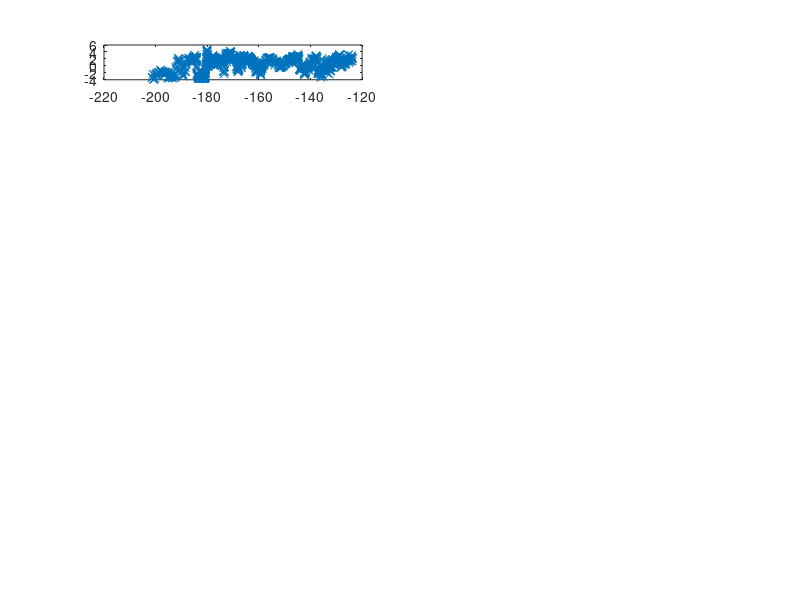

MATLAB code to generate this figure: (Note: this script raises an error after producing the figure.)
%%%%%%%%%%%%%%%%%%%%%%%%%%%%%%%%%%%%%%%%%%%%%%%%%%%%%%%%%%%%%%%%%%%%%%%%%%%%%%%%%%%%%%%%%%%%
%%%%%%%%%% SCION - Spatial Continuous Integration %%%%%%%%%%%%%%%%%%%%%%%%%%%%%%%%%%%%%%%%%%
%%%%%%%%%% Earth Evolution Model %%%%%%%%%%%%%%%%%%%%%%%%%%%%%%%%%%%%%%%%%%%%%%%%%%%%%%%%%%%
%%%%%%%%%%%%%%%%%%%%%%%%%%%%%%%%%%%%%%%%%%%%%%%%%%%%%%%%%%%%%%%%%%%%%%%%%%%%%%%%%%%%%%%%%%%%
%%%% Coded by BJW Mills
%%%% b.mills@leeds.ac.uk
%%%%
%%%% plot model fluxes

%%%% output to screen
fprintf('running plotting script 2... \t')
tic
global state

%%%% make figure
figure
 
%%%% make subplot  (Carbonate Carbon)
subplot(7,2,1)
%%%% load jurassic data
J2_data = load('Geo_data_J2_updated.mat') ;
C_carb = J2_data.dataJ2.C_carb ;
Age = J2_data.dataJ2.Age ;
%%%% plot data
plot(Age, C_carb, 'x')
hold on
%%%% plot modelwo
plot(state.time_myr,state.d13c_A);
%%%% just jurassic
xlim([-215 -115])
%%%% Title
title('C_{carb}')


%%%% make subplot   (Organic Carbon)
subplot(7,2,2)
%%%% load jurassic data
J2_data = load('Geo_data_J2_updated.mat') ;
C_org = J2_data.dataJ2.C_org ;
TOC = J2_data.dataJ2.TOC ;
Age = J2_data.dataJ2.Age ;
%%%% plot data
plot(Age, C_org, 'x')
hold on
%%%% plot modelwo
plot(state.time_myr,state.delta_G);
% plot(state.time_myr,state.tempC,'k')
% plot(state.time_myr,state.SAT_equator,'r')
%%%% just jurassic
xlim([-215 -115])
%%%% Title
title('C_{org} vs Buried organic C')

%%%% make subplot   (Carbon burial)
subplot(7,2,5)
%%%% plot this model
plot(state.time_myr,state.mocb,'b');
plot(state.time_myr,state.locb,'g');
plot(state.time_myr,state.mccb,'k');
hold on
%%%% Legend
text(-590,5e12,'mocb','color','b');
text(-590,4e12,'locb','color','g');
text(-590,16e12,'mccb','color','k')
%%%% just jurassic
xlim([-215 -115])
%%%% Title
title('marine_C_{carb} Burial')



%%%% make subplot   (Palaeoproductivity)
subplot(7,2,3)
%%%% load jurassic data
J1_data = load('Geo_data_J1_updated.mat') ;
P = J1_data.forcings.P ;
Ba = J1_data.forcings.Ba ;
Age = J1_data.forcings.Age ;
%%%% plot data
% plot(Age, P, 'x')
plot(Age, Ba, 'x')
hold on
%%%% just jurassic
xlim([-215 -115])
%%%% Title
title('Palaeoproductivity')

%%%% make subplot 
subplot(7,2,6)
%%%% plot modelwo
plot(state.time_myr,state.psea);
hold on

%%%% just jurassic
xlim([-215 -115])
%%%% Title
title('P_flux')




%%%% make subplot   (Redox conditions)
subplot(7,2,4)
%%%% load jurassic data
J1_data = load('Geo_data_J1_updated.mat') ;
Mn = J1_data.forcings.Mn ;
Age = J1_data.forcings.Age ;
%%%% plot data
plot(Age, Mn, 'x')
hold on
%%%% plot modelwo
% plot(state.time_myr,state.denit)
%%%% just jurassic
xlim([-215 -115])
%%%% Title
title('Redox conditions')

%%%% make subplot   (Redox conditions)
subplot(7,2,7)
%%%% plot modelwo
plot(state.time_myr,state.denit)
%%%% just jurassic
xlim([-215 -115])
%%%% Title
title('denit')

%%%% CO2ppm;
subplot(7,2,8);
xlabel('Time (Ma)');
ylabel('Atmospheric CO_{2} (ppm)');
%%%% plot this model
plot(state.time_myr,state.RCO2.*280,'k')
%%%% just jurassic
xlim([-215 -115])
%%%% Title
title('CO2ppm')

%%%% O2 (%) 
subplot(7,2,9);
xlabel('Time (Ma)');
ylabel('Atmospheric O_{2} (%)');
%%%% plot this model
plot(state.time_myr,state.mrO2.*100,'k')
%%%% just jurassic
xlim([-215 -115])
%%%% Title
title('O2')


%%%% C input  
subplot(7,2,10);
xlabel('Time (Ma)');
ylabel('C input');
%%%% plot this model
plot(state.time_myr,state.C_volc,'k')
%%%% just jurassic
xlim([-215 -115])
%%%% Title
title('C input')

%%%%% plotting script finished
fprintf('Done: ')
endtime = toc ;
fprintf('time (s): %d \n', endtime )
% 
% %%%%% ============ Astronomical forcing and responses ============
% 
% % 如果存在天文扰动数据，则绘制
% if exist('T_ext_data', 'var') && isfield(T_ext_data, 'T_ext_data')
% 
%     % 插值 T_offset
%     T_offset = interp1(Time_Ma, T_ext_K, state.time_myr, 'linear', 0);
% 
% 
%     % 环境温度（原始 + 扰动）
%     T_env = state.tempC + T_offset;
% 
%     % === subplot 11: T_ext 与 T_offset ===
%     subplot(7,2,11)
%     plot(T_ext_data.T_ext_data.Time_Ma, T_ext_data.T_ext_data.T_ext_K, 'm', 'DisplayName', 'T_{ext}')
%     hold on
%     plot(state.time_myr, T_offset, 'r', 'DisplayName', 'T_{offset}')
%     xlabel('Time (Ma)'); ylabel('Temp (K)');
%     title('T_{ext} & T_{offset}');
%     legend show; xlim([-215 -115])
% 
%     % === subplot 12: 环境温度 T_env vs 模型原始 ===
%     subplot(7,2,12)
%     plot(state.time_myr, state.tempC, 'k--', 'DisplayName', 'T_{model}')
%     hold on
%     plot(state.time_myr, T_env, 'b', 'DisplayName', 'T_{env} = T + offset')
%     xlabel('Time (Ma)'); ylabel('Temp (°C)');
%     title('Global Temp: Model vs Env (T_{env})');
%     legend show; xlim([-215 -115])
% end
% 
% % === subplot 13: Silicate weathering (silw) ===
% figure(gcf); 
% subplot(7,2,13)
% plot(state.time_myr, state.silw, 'g', 'DisplayName', 'Silw')
% xlabel('Time (Ma)'); ylabel('Silicate weathering');
% title('Silicate Weathering Flux (silw)');
% xlim([-215 -115]); legend show
% 
% % === subplot 14: Organic C burial (mocb) ===
% subplot(7,2,14)
% plot(state.time_myr, state.mocb, 'c', 'DisplayName', 'mocb')
% xlabel('Time (Ma)'); ylabel('Org. C burial');
% title('Organic Carbon Burial (mocb)');
% xlim([-215 -115]); legend show
% 
% fprintf('Plotting astronomical forcing terms...\n');
% 
% % === 加载三个驱动项（8Ma / 4.8Ma / 组合）===
% load('8Ma_phase_signal.mat');     % 包含：time8_Ma, signal8
% load('4p8Ma_phase_signal.mat');   % 包含：time48_Ma, signal48
% load('T_ext_8Ma_4p8Ma.mat');      % 包含：Time_Ma, T_ext_K
% 
% % === 构建插值后驱动项（按叠加公式生成）===
% alpha = 3.0;
% beta = 1.5;
% signal8_interp = interp1(time8_Ma, signal8, Time_Ma, 'linear', 0);
% signal48_interp = interp1(time48_Ma, signal48, Time_Ma, 'linear', 0);
% 
% % === 绘图 ===
% figure;
% subplot(3,1,1)
% plot(time8_Ma, signal8, 'b')
% xlabel('Time (Ma ago)'); ylabel('Normalized Phase');
% title('8 Ma cycle (normalized)');
% xlim([-215 -115])
% 
% subplot(3,1,2)
% plot(time48_Ma, signal48, 'g')
% xlabel('Time (Ma ago)'); ylabel('Normalized Phase');
% title('4.8 Ma cycle (normalized)');
% xlim([-215 -115])
% 
% subplot(3,1,3)
% plot(Time_Ma, T_ext_K, 'r')
% xlabel('Time (Ma ago)'); ylabel('T_{ext} (K)');
% title('Astronomical forcing term (combined 8 + 4.8 Ma)');
% xlim([-215 -115])
% 
% fprintf('T_{ext} curves plotted.\n');


% load('state_S1.mat'); SCION_plot_fluxes_full(state, T_ext_data, 'S1');
% load('state_S2.mat'); SCION_plot_fluxes_full(state, T_ext_data, 'S2');
% load('state_S3.mat'); SCION_plot_fluxes_full(state, T_ext_data, 'S3');
% load('state_S4.mat'); SCION_plot_fluxes_full(state, T_ext_data, 'S4');

% load('state_S1.mat'); SCION_plot_fluxes_full(state, [], 'S1');
% load('state_S2.mat'); T_ext_8Ma = load('8Ma_phase_signal.mat');
% SCION_plot_fluxes_full(state, T_ext_8Ma, 'S2');
% 
% load('state_S3.mat'); T_ext_4p8Ma = load('4p8Ma_phase_signal.mat');
% SCION_plot_fluxes_full(state, T_ext_4p8Ma, 'S3');
% 
% load('state_S4.mat'); T_ext_combo = load('T_ext_8Ma_4p8Ma.mat');
% SCION_plot_fluxes_full(state, T_ext_combo, 'S4');
% 
% function SCION_plot_fluxes_full(state, T_ext_data, scenarioname)
% 
% fprintf('Running plotting for scenario %s...\n', scenarioname);
% 
% figure('Position',[100,100,1200,900])
% 
% subplot(7,2,1)
% J2_data = load('Geo_data_J2_updated.mat');
% plot(J2_data.dataJ2.Age, J2_data.dataJ2.C_carb, 'xk'); hold on
% plot(state.time_myr, state.d13c_A, 'b');
% title('\delta^{13}C (carb)'); xlim([-215 -115])
% 
% subplot(7,2,2)
% plot(J2_data.dataJ2.Age, J2_data.dataJ2.C_org, 'xk'); hold on
% plot(state.time_myr, state.delta_G, 'g');
% title('C_{org} vs \deltaG'); xlim([-215 -115])
% 
% subplot(7,2,3)
% J1_data = load('Geo_data_J1_updated.mat');
% plot(J1_data.forcings.Age, J1_data.forcings.Ba, 'xk');
% title('Ba proxy for productivity'); xlim([-215 -115])
% 
% subplot(7,2,4)
% plot(J1_data.forcings.Age, J1_data.forcings.Mn, 'xk'); hold on
% plot(state.time_myr, 1 - state.ANOX, 'm');
% title('Mn vs 1 - ANOX'); xlim([-215 -115])
% 
% subplot(7,2,5)
% plot(state.time_myr, state.mocb, 'b'); hold on
% plot(state.time_myr, state.locb, 'g');
% plot(state.time_myr, state.mccb, 'k');
% title('C Burial: mocb/locb/mccb'); xlim([-215 -115])
% 
% subplot(7,2,6)
% plot(state.time_myr, state.psea, 'c');
% title('P flux (psea)'); xlim([-215 -115])
% 
% subplot(7,2,7)
% plot(state.time_myr, state.denit, 'r');
% title('Denitrification'); xlim([-215 -115])
% 
% subplot(7,2,8)
% plot(state.time_myr, state.RCO2 * 280, 'k');
% title('CO_2 (ppm)'); xlim([-215 -115])
% 
% subplot(7,2,9)
% plot(state.time_myr, state.mrO2 * 100, 'k');
% title('O_2 (%)'); xlim([-215 -115])
% 
% subplot(7,2,10)
% plot(state.time_myr, state.C_volc, 'k');
% title('C_{volc} input'); xlim([-215 -115])
% 
% subplot(7,2,11)
% if isfield(T_ext_data, 'T_ext_K')
%     T_offset = interp1(T_ext_data.Time_Ma, T_ext_data.T_ext_K, state.time_myr, 'linear', 0);
%     plot(T_ext_data.Time_Ma, T_ext_data.T_ext_K, 'm'); hold on
%     plot(state.time_myr, T_offset, 'r');
%     title('T_{ext} & T_{offset}'); xlim([-215 -115])
% else
%     title('T_{ext} missing');
% end
% 
% subplot(7,2,12)
% if exist('T_offset', 'var')
%     T_env = state.tempC + T_offset;
%     plot(state.time_myr, state.tempC, 'k--'); hold on
%     plot(state.time_myr, T_env, 'b');
%     title('T_{env} = T + T_{offset}'); xlim([-215 -115])
% else
%     title('T_{env} unavailable');
% end
% 
% subplot(7,2,13)
% plot(state.time_myr, state.silw, 'g');
% title('Silicate weathering (silw)'); xlim([-215 -115])
% 
% subplot(7,2,14)
% plot(state.time_myr, state.mocb, 'c');
% title('Organic Carbon Burial (mocb)'); xlim([-215 -115])
% 
% saveas(gcf, ['SCION_fluxes_' scenarioname '.png']);
% 
% fprintf('Plot for scenario %s saved.\n', scenarioname);
% end

%%%%%%%%%%%%%%%%%%%%%%%%%%%%%%%%%%%%%%%%%%%%%%%%%%%%%%%%%%%%%%%%%%%%%

% % Volcanic Forcing
% % Time (Main phase)
% time_nodes = [-201e6:1:-200e6, -190e6, -183e6, -168e6, -160e6, -155e6, -146e6, -141e6, -134.4e6, -130.6e6];
% % release ratios of CO₂ (mol/yr) Main phase
% volcanic_flux_nodes = [1.18e11, 7.79e11, 7.79e11, 0, 0, 0, 0, 0, 0, 0];
% 
% % Time (Total Duration of LIP)
% time_nodes = [-205e6:1:-191e6, -190e6, -180e6, -170e6, -160e6, -150e6, -140e6, -130e6, -120e6, -115e6];
% % release ratios of CO₂ (mol/yr) Total Duration of LIP
% volcanic_flux_nodes = [8.42e9, 4.15e10, 4.15e10, 0, 0, 0, 0, 0, 0, 0];


% %%%%%%% Volcanic CO2 injection (mol/yr)
% C_volc = 0;  % Default: no volcanic CO2
% 
% % CAMP main volcanic phase: 201–200 Ma, with estimated flux ~1.18e11 mol/yr
% if t_geol >= 200 && t_geol <= 201
%     C_volc = 1.18e11;
% end
% 
% % Karoo-Ferrar main volcanic phase: 183.2–182.4 Ma, with estimated flux ~7.79e11 mol/yr
% if t_geol >= 182.4 && t_geol <= 183.2
%     C_volc = 7.79e11;
% end
% 
% 
% %%% Carbon dioxide
% dy(3) = -locb - mocb + oxidw + ocdeg + ccdeg + carbw - mccb - sfw  + reductant_input + C_volc;
% 
% %%% delta_A * A
% dy(16) = -locb*(  delta_locb ) -mocb*( delta_mocb ) + oxidw*delta_G + ocdeg*delta_G + ccdeg*delta_C + carbw*delta_C - mccb*delta_mccb - sfw*delta_mccb + reductant_input*d13C_volc + C_volc*d13C_volc;
